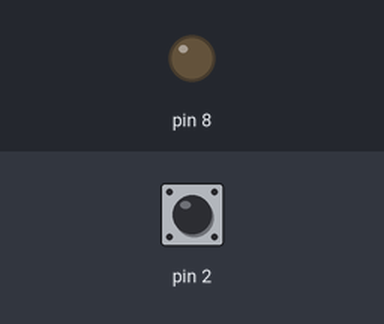
Simulated run of this sketch. Board: Arduino Uno, built with avr-gcc and run on an emulated ATmega328P. Parts: output pins drawn as LEDs (lit = HIGH). The inputs (shaded band) are chosen by the test bench; at power-on: pin 2 HIGH.

Above: at 1.2 s.
1.3 s: pin 2 pulled LOW for 0.15 s
Timing chart, 0 to 4.3 s (numbered marks = the images above; inputs shaded):
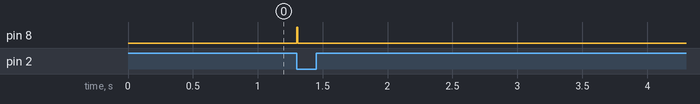

The sketch:

Assignment4.ino
```cpp
volatile uint8_t cnt = 0;

void setup() {
  // put your setup code here, to run once:
  DDRD &= ~(1 << 2);
  PORTD |= (1 << 2);

  DDRB |= (1 << 0);

  EICRA |= (1 << ISC01);
  EICRA &= ~(1 << ISC00);
  EIMSK |= (1 << INT0);

  TCCR1A = 0;
  TCCR1B = 0;

  TCCR1B |= (1 << WGM12);
  TCCR1B |= (1 << CS11) | (1 << CS10);

  TIMSK1 |= (1 << OCIE1A);

  OCR1A = 249;

  sei();
}

ISR(INT0_vect) {
  PORTB |= (1 << 0);
  cnt = 10;
}

ISR(TIMER1_COMPA_vect) {
  if (cnt > 0) cnt--;
  if (cnt <= 0) {
    PORTB &= ~(1 << 0);
  }
}

void loop() {
  // put your main code here, to run repeatedly:

}
```

Measured:
- after the input at 1.3 s, pin 8: LOW → HIGH at once, → LOW 0.01 s later
